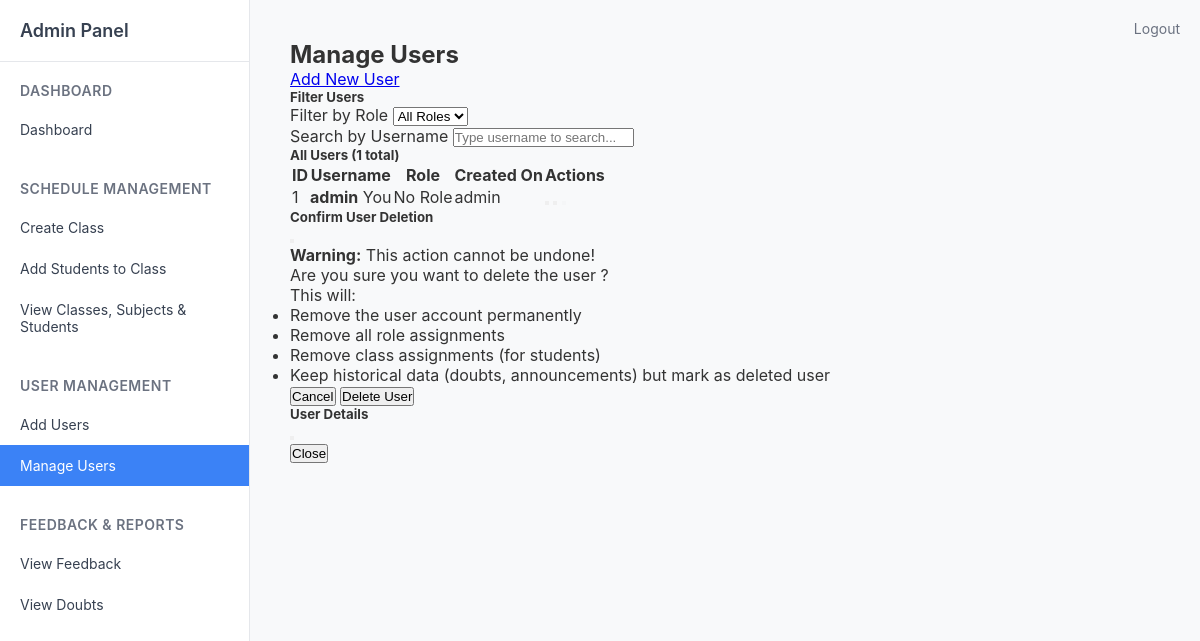
The app's page /admin/manage_users (signed in), older data.
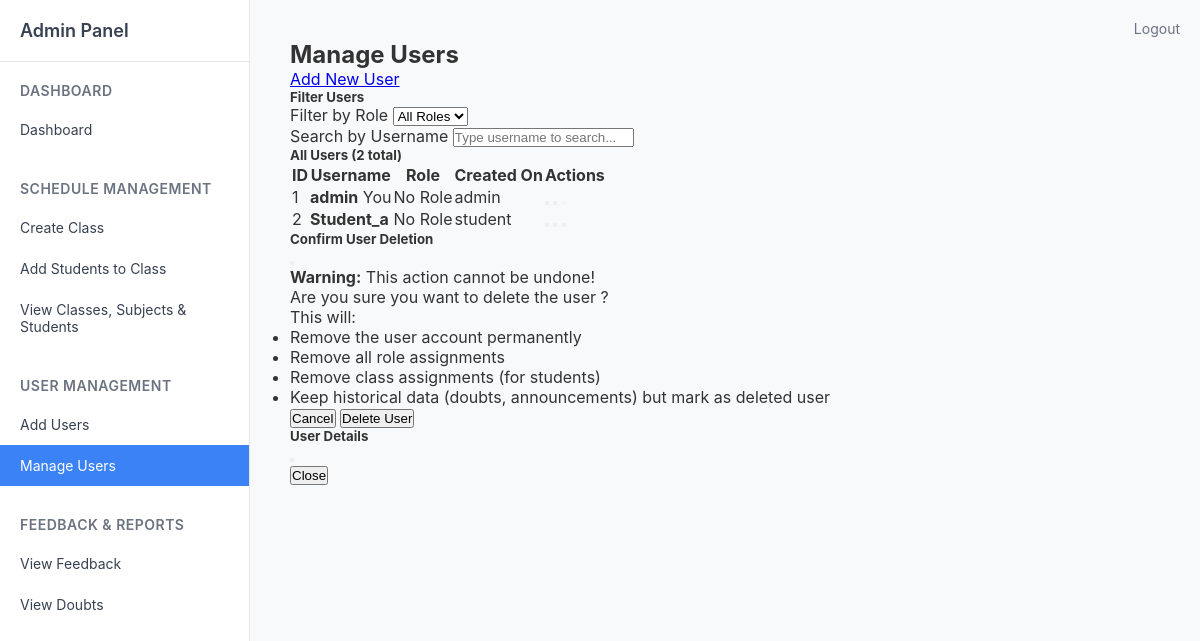
The same page, newer data.
### tables this page shows
CREATE TABLE users (
            id INTEGER PRIMARY KEY AUTOINCREMENT,
            username TEXT UNIQUE NOT NULL,
            password TEXT NOT NULL,
            role TEXT NOT NULL DEFAULT 'student',
            email TEXT,
            name TEXT,
            phone TEXT,
            address TEXT,
            created_by INTEGER,
            created_on DATETIME DEFAULT CURRENT_TIMESTAMP,
            updated_by INTEGER,
            updated_on DATETIME,
            FOREIGN KEY (created_by) REFERENCES users(id)
        );

### routes/admin.py (the view)
@admin_bp.route('/manage_users')
def manage_users():
    if 'role' not in session or session['role'] != 'admin':
        return redirect(url_for('auth.login'))
    current_user = get_current_user()
    conn = get_db()
    cur = conn.cursor()
    cur.execute('''
        SELECT u.id, u.username, u.created_on, u.role, u.name, u.email
        FROM users u
        ORDER BY u.id
    ''')
    users = cur.fetchall()
    conn.close()
    return render_template('admin/manage_users.html', users=users, current_user=current_user)

### routes/admin.py (called while the page is built)
def get_db():
    return sqlite3.connect('users.db')

def get_current_user():
    class User:
        def __init__(self, user_id, username):
            self.id = user_id
            self.username = username
    if 'user_id' in session:
        return User(session['user_id'], session.get('username', ''))
    return None

### templates/admin/manage_users.html (shortened to what this page needs)
{% extends 'admin/sidebar.html' %}
{% block content %}
<div class="d-flex justify-content-between align-items-center mb-4">
    <h2>Manage Users</h2>
    <a href="{{ url_for('admin.add_user') }}" class="btn btn-primary">
         Add New User
    </a>
</div>
<div class="card mb-4">
    <div class="card-header">
        <h5 class="mb-0"> Filter Users</h5>
    </div>
    <div class="card-body">
        <div class="row">
            <div class="col-md-6">
                <label for="roleFilter" class="form-label">Filter by Role</label>
                <select id="roleFilter" class="form-select">
                    <option value="">All Roles</option>
                </select>
            </div>
            <div class="col-md-6">
                <label for="searchUser" class="form-label">Search by Username</label>
                <input type="text" id="searchUser" class="form-control" placeholder="Type username to search...">
            </div>
        </div>
    </div>
</div>
<div class="card">
    <div class="card-header">
        <h5 class="mb-0"> All Users ({{ users|length }} total)</h5>
    </div>
    <div class="card-body">
        <div class="table-responsive">
            <table class="table table-striped table-hover" id="usersTable">
                <thead class="table-dark">
                    <tr>
                        <th>ID</th>
                        <th>Username</th>
                        <th>Role</th>
                        <th>Created On</th>
                        <th>Actions</th>
                    </tr>
                </thead>
                <tbody>
                    {% for user in users %}
                    <tr data-role="{{ user[2].lower() if user[2] else 'no role' }}" data-username="{{ user[1].lower() }}">
                        <td>{{ user[0] }}</td>
                        <td>
                            <strong>{{ user[1] }}</strong>
                            {% if user[0] == current_user.id %}
                                <span class="badge bg-info ms-2">You</span>
                            {% endif %}
                        </td>
                        <td>
                            {% if user[2] == 'admin' %}
                                <span class="badge bg-danger">Admin</span>
                            {% elif user[2] == 'teacher' %}
                                <span class="badge bg-success">Teacher</span>
                            {% elif user[2] == 'student' %}
                                <span class="badge bg-primary">Student</span>
                            {% else %}
                                <span class="badge bg-secondary">No Role</span>
                            {% endif %}
                        </td>
                        <td>
                            {% if user[3] %}
                                {{ user[3].split(' ')[0] }}
                            {% else %}
                                N/A
                            {% endif %}
                        </td>
                        <td>
                            <div class="btn-group btn-group-sm">
                                <button class="btn btn-outline-primary" title="View Details" onclick="viewUser({{ user[0] }}, '{{ user[1] }}', '{{ user[2] or 'No Role' }}')">
                                </button>
                                <button class="btn btn-outline-secondary" title="Edit User" onclick="editUser({{ user[0] }}, '{{ user[1] }}', '{{ user[2] or 'No Role' }}')">
                                </button>
                                {% if user[0] != current_user.id %}
                                <button class="btn btn-outline-danger" title="Delete User" onclick="confirmDelete({{ user[0] }}, '{{ user[1] }}')">
                                </button>
                                {% else %}
                                <button class="btn btn-outline-secondary" disabled title="Cannot delete yourself">
                                </button>
                                {% endif %}
                            </div>
                        </td>
                    </tr>
                    {% endfor %}
                </tbody>
            </table>
        </div>
    </div>
</div>
<div class="modal fade" id="deleteUserModal" tabindex="-1" aria-labelledby="deleteUserModalLabel" aria-hidden="true">
    <div class="modal-dialog">
        <div class="modal-content">
            <div class="modal-header bg-danger text-white">
                <h5 class="modal-title" id="deleteUserModalLabel">
                     Confirm User Deletion
                </h5>
                <button type="button" class="btn-close btn-close-white" data-bs-dismiss="modal"></button>
            </div>
            <div class="modal-body">
                <div class="alert alert-warning">
                    <strong>Warning:</strong> This action cannot be undone!
                </div>
                <p>Are you sure you want to delete the user <strong id="deleteUsername"></strong>?</p>
                <p class="text-muted">This will:</p>
                <ul class="text-muted">
                    <li>Remove the user account permanently</li>
                    <li>Remove all role assignments</li>
                    <li>Remove class assignments (for students)</li>
                    <li>Keep historical data (doubts, announcements) but mark as deleted user</li>
                </ul>
            </div>
            <div class="modal-footer">
                <button type="button" class="btn btn-secondary" data-bs-dismiss="modal">Cancel</button>
                <form method="POST" action="{{ url_for('admin.delete_user') }}" style="display: inline;">
                    <button type="submit" class="btn btn-danger">
                         Delete User
                    </button>
                </form>
            </div>
        </div>
    </div>
</div>
<div class="modal fade" id="userDetailsModal" tabindex="-1" aria-labelledby="userDetailsModalLabel" aria-hidden="true">
    <div class="modal-dialog modal-lg">
        <div class="modal-content">
            <div class="modal-header">
                <h5 class="modal-title" id="userDetailsModalLabel">
                     User Details
                </h5>
                <button type="button" class="btn-close" data-bs-dismiss="modal"></button>
            </div>
            <div class="modal-footer">
                <button type="button" class="btn btn-secondary" data-bs-dismiss="modal">Close</button>
            </div>
        </div>
    </div>
</div>
{% endblock %}

### templates/admin/sidebar.html (shortened to what this page needs)
<!DOCTYPE html>
<html lang="en">
<head>
</head>
<body>
    <div class="container">
        <div class="sidebar">
            <h3>Admin Panel</h3>
            <div class="nav-section">
                <div class="nav-section-title">Dashboard</div>
                <a href="{{ url_for('admin.dashboard') }}" class="nav-link {{ 'active' if request.endpoint == 'admin.dashboard' }}">
                    Dashboard
                </a>
            </div>
            <div class="nav-section">
                <div class="nav-section-title">Schedule Management</div>
                <a href="{{ url_for('admin.create_class') }}" class="nav-link {{ 'active' if request.endpoint == 'admin.create_class' }}">
                    Create Class
                </a>
                <a href="{{ url_for('admin.add_students') }}" class="nav-link {{ 'active' if request.endpoint == 'admin.add_students' }}">
                    Add Students to Class
                </a>
                <a href="{{ url_for('admin.view_classes') }}" class="nav-link {{ 'active' if request.endpoint == 'admin.view_classes' }}">
                    View Classes, Subjects & Students
                </a>
            </div>
            <div class="nav-section">
                <div class="nav-section-title">User Management</div>
                <a href="{{ url_for('admin.users') }}" class="nav-link {{ 'active' if request.endpoint == 'admin.users' or request.endpoint == 'admin.add_user' }}">
                    Add Users
                </a>
                <a href="{{ url_for('admin.manage_users') }}" class="nav-link {{ 'active' if request.endpoint == 'admin.manage_users' }}">
                    Manage Users
                </a>
            </div>
            <div class="nav-section">
                <div class="nav-section-title">Feedback & Reports</div>
                <a href="{{ url_for('admin.view_feedback') }}" class="nav-link {{ 'active' if request.endpoint == 'admin.view_feedback' }}">
                    View Feedback
                </a>
                <a href="{{ url_for('admin.view_doubts') }}" class="nav-link {{ 'active' if request.endpoint == 'admin.view_doubts' }}">
                    View Doubts
                </a>
            </div>
        </div>
        <div class="main-content">
            <a href="{{ url_for('auth.logout') }}" class="logout-link">Logout</a>
            {% block content %}{% endblock %}
        </div>
    </div>
</body>
</html>

### templates/admin/sidebar.html (style rules this page uses)
* { margin: 0; padding: 0; box-sizing: border-box; }
body { font-family: -apple-system, BlinkMacSystemFont, 'Segoe UI', Roboto, sans-serif; background-color: #f8f9fa; color: #333; }
.container { display: flex; min-height: 100vh; }
.sidebar { width: 250px; background-color: #ffffff; border-right: 1px solid #e5e7eb; padding: 20px 0; }
.sidebar h3 { padding: 0 20px 20px 20px; font-size: 18px; font-weight: 600; color: #374151; border-bottom: 1px solid #e5e7eb; margin-bottom: 20px; }
.nav-section { margin-bottom: 30px; }
.nav-section-title { padding: 0 20px 10px 20px; font-size: 14px; font-weight: 600; color: #6b7280; text-transform: uppercase; letter-spacing: 0.5px; }
.nav-link { display: block; padding: 12px 20px; color: #374151; text-decoration: none; font-size: 14px; transition: background-color 0.2s; }
.nav-link.active { background-color: #3b82f6; color: white; }
.main-content { flex: 1; padding: 40px; }
.logout-link { position: absolute; top: 20px; right: 20px; color: #6b7280; text-decoration: none; font-size: 14px; }

Row changes from the older to the newer data that the page shows:
added users: id "2", username "Student_a", shows "No Role", role "student"
Text that changed along with them:
{{ users|length }}: "1" → "2"
